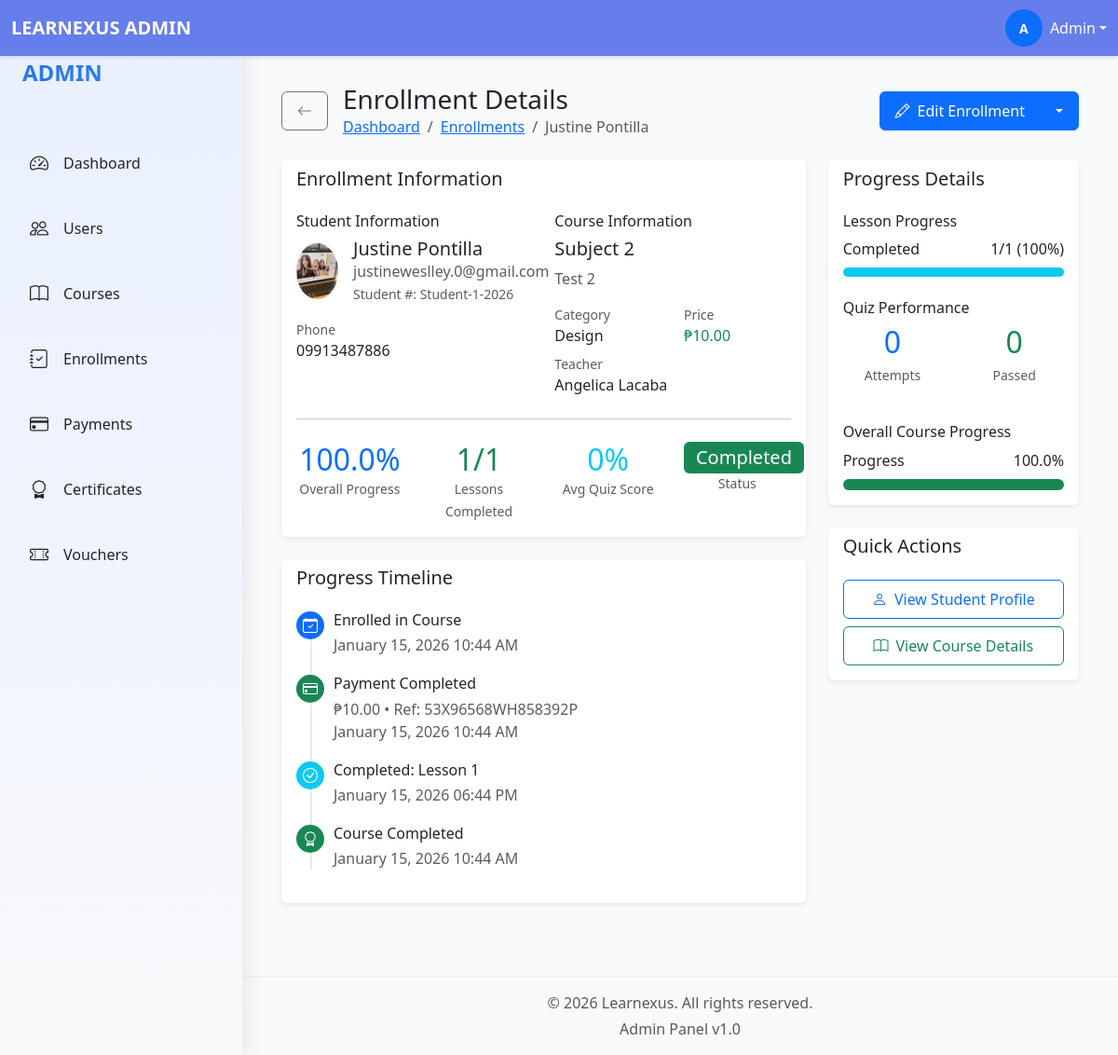
/admin/enrollment_view.php?id=1 (signed in), run on the app's committed database.
### tables this page shows
CREATE TABLE `enrollments` (
  `enrollmentID` int(11) NOT NULL,
  `userID` int(11) NOT NULL,
  `courseID` int(11) NOT NULL,
  `paymentID` int(11) DEFAULT NULL,
  `progressPercentage` decimal(5,2) DEFAULT 0.00,
  `enrolledAt` timestamp NOT NULL DEFAULT current_timestamp(),
  `completedAt` timestamp NULL DEFAULT NULL,
  `status` enum('active','completed','dropped','pending') DEFAULT 'active'
);

CREATE TABLE `users` (
  `userID` int(11) NOT NULL,
  `email` varchar(255) NOT NULL,
  `passwordHash` varchar(255) NOT NULL,
  `firstName` varchar(100) NOT NULL,
  `lastName` varchar(100) NOT NULL,
  `middleInitial` varchar(5) NOT NULL,
  `phone` varchar(20) DEFAULT NULL,
  `avatar` varchar(255) DEFAULT NULL,
  `phoneVerified` tinyint(1) DEFAULT 0,
  `emailVerified` tinyint(1) DEFAULT 0,
  `role` enum('student','instructor','admin') DEFAULT 'student',
  `status` enum('active','inactive','suspended') DEFAULT 'active',
  `createdAt` timestamp NOT NULL DEFAULT current_timestamp(),
  `studentNumber` varchar(50) DEFAULT NULL,
  `teacherNumber` varchar(50) DEFAULT NULL
);

CREATE TABLE `courses` (
  `courseID` int(11) NOT NULL,
  `teacherID` int(11) NOT NULL,
  `title` varchar(255) NOT NULL,
  `description` text DEFAULT NULL,
  `price` decimal(10,2) DEFAULT 0.00,
  `category` varchar(100) DEFAULT NULL,
  `status` enum('draft','published','archived') DEFAULT 'draft',
  `passingScore` int(11) DEFAULT 70,
  `createdAt` timestamp NOT NULL DEFAULT current_timestamp()
);

CREATE TABLE `payments` (
  `paymentID` int(11) NOT NULL,
  `enrollmentID` int(11) NOT NULL,
  `userID` int(11) NOT NULL,
  `courseID` int(11) NOT NULL,
  `amount` decimal(10,2) NOT NULL,
  `transactionReference` varchar(255) DEFAULT NULL,
  `status` enum('pending','completed','failed','refunded') DEFAULT 'pending',
  `paymentDate` timestamp NULL DEFAULT NULL,
  `createdAt` timestamp NOT NULL DEFAULT current_timestamp()
);

CREATE TABLE `lessoncompletion` (
  `id` int(11) NOT NULL,
  `userID` int(11) NOT NULL,
  `lessonID` int(11) NOT NULL,
  `completedAt` datetime DEFAULT current_timestamp()
);

CREATE TABLE `lessons` (
  `lessonID` int(11) NOT NULL,
  `courseID` int(11) NOT NULL,
  `title` varchar(255) NOT NULL,
  `filename` varchar(255) NOT NULL,
  `uploadedAt` timestamp NOT NULL DEFAULT current_timestamp()
);

### admin/enrollment_view.php (the view, shortened to what the rows shown need)
<?php
require_once '../database/db_connect.php';
$enrollmentID = (int)$_GET['id'];
try {
    $stmt = $conn->prepare("
        SELECT
            e.*,
            u.userID,
            u.firstName,
            u.lastName,
            u.email,
            u.phone,
            u.avatar,
            u.studentNumber,
            c.courseID,
            c.title as courseTitle,
            c.description as courseDescription,
            c.price,
            c.category,
            c.passingScore,
            c.teacherID,
            ct.firstName as teacherFirstName,
            ct.lastName as teacherLastName,
            ct.email as teacherEmail,
            p.amount as paidAmount,
            p.transactionReference,
            p.paymentDate,
            p.status as paymentStatus,
            cert.certificateUUID,
            cert.issuedAt as certificateIssuedAt
        FROM enrollments e
        JOIN users u ON e.userID = u.userID
        JOIN courses c ON e.courseID = c.courseID
        JOIN users ct ON c.teacherID = ct.userID
        LEFT JOIN payments p ON e.paymentID = p.paymentID
        LEFT JOIN certificates cert ON e.enrollmentID = cert.enrollmentID
        WHERE e.enrollmentID = ?
    ");
    $stmt->execute([$enrollmentID]);
    $enrollment = $stmt->fetch();
    $stmt = $conn->prepare("
        SELECT qr.*, q.title as quizTitle, q.passingScore
        FROM quizresults qr
        JOIN quizzes q ON qr.quizID = q.quizID
        WHERE qr.enrollmentID = ?
        ORDER BY qr.submittedAt DESC
    ");
    $stmt->execute([$enrollmentID]);
    $quizResults = $stmt->fetchAll(PDO::FETCH_ASSOC);
    $stmt = $conn->prepare("
        SELECT lc.*, l.title as lessonTitle, l.uploadedAt
        FROM lessoncompletion lc
        JOIN lessons l ON lc.lessonID = l.lessonID
        WHERE lc.userID = ? AND l.courseID = ?
        ORDER BY lc.completedAt DESC
    ");
    $stmt->execute([$enrollment['userID'], $enrollment['courseID']]);
    $lessoncompletion = $stmt->fetchAll(PDO::FETCH_ASSOC);
    $stmt = $conn->prepare("SELECT COUNT(*) as totalLessons FROM lessons WHERE courseID = ?");
    $stmt->execute([$enrollment['courseID']]);
    $totalLessons = $stmt->fetchColumn();
    $completedLessons = count($lessoncompletion);
    $avgQuizScore = 0;
    $passedQuizzes = 0;
} catch (PDOException $e) {
    error_log("Enrollment View Error: " . $e->getMessage());
    $_SESSION['error'] = 'Error loading enrollment details';
    header('Location: enrollments.php');
    exit();
}
include 'includes/header.php';
?>
<div class="main-content">
    <div class="container-fluid">
        <div class="d-flex justify-content-between align-items-center mb-4">
            <div class="d-flex align-items-center">
                <div>
                    <h1 class="h3 mb-0">Enrollment Details</h1>
                    <nav aria-label="breadcrumb">
                        <ol class="breadcrumb mb-0">
                            <li class="breadcrumb-item"><a href="dashboard.php">Dashboard</a></li>
                            <li class="breadcrumb-item"><a href="enrollments.php">Enrollments</a></li>
                            <li class="breadcrumb-item active" aria-current="page"><?php echo htmlspecialchars($enrollment['firstName'] . ' ' . $enrollment['lastName']); ?></li>
                        </ol>
                    </nav>
                </div>
            </div>
        </div>
        <div class="row mb-4">
            <div class="col-lg-8">
                <div class="card border-0 shadow-sm mb-4">
                    <div class="card-body">
                        <div class="row">
                            <div class="col-md-6">
                                <div class="d-flex align-items-center mb-3">
                                    <?php if (!empty($enrollment['avatar'])): ?>
                                        <img src="<?php echo htmlspecialchars($enrollment['avatar']); ?>"
                                             class="rounded-circle me-3"
                                             width="60"
                                             height="60"
                                             alt="Avatar">
                                    <?php else: ?>
                                        <div class="avatar-lg bg-primary text-white rounded-circle d-flex align-items-center justify-content-center me-3">
                                            <?php echo strtoupper(substr($enrollment['firstName'], 0, 1)); ?>
                                        </div>
                                    <?php endif; ?>
                                    <div>
                                        <h5 class="mb-0"><?php echo htmlspecialchars($enrollment['firstName'] . ' ' . $enrollment['lastName']); ?></h5>
                                        <p class="text-muted mb-0"><?php echo htmlspecialchars($enrollment['email']); ?></p>
                                        <?php if (!empty($enrollment['studentNumber'])): ?>
                                            <small class="text-muted">Student #: <?php echo htmlspecialchars($enrollment['studentNumber']); ?></small>
                                        <?php endif; ?>
                                    </div>
                                </div>
                                <div class="mb-3">
                                    <small class="text-muted d-block">Phone</small>
                                    <p class="mb-0"><?php echo !empty($enrollment['phone']) ? htmlspecialchars($enrollment['phone']) : 'N/A'; ?></p>
                                </div>
                            </div>
                            <div class="col-md-6">
                                <h6>Course Information</h6>
                                <h5 class="mb-2"><?php echo htmlspecialchars($enrollment['courseTitle']); ?></h5>
                                <p class="text-muted"><?php echo htmlspecialchars(substr($enrollment['courseDescription'], 0, 150)) . (strlen($enrollment['courseDescription']) > 150 ? '...' : ''); ?></p>
                                <div class="row">
                                    <div class="col-6">
                                        <small class="text-muted d-block">Category</small>
                                        <p class="mb-0"><?php echo !empty($enrollment['category']) ? htmlspecialchars($enrollment['category']) : 'N/A'; ?></p>
                                    </div>
                                    <div class="col-6">
                                        <small class="text-muted d-block">Price</small>
                                        <p class="mb-0 text-success">₱<?php echo number_format($enrollment['price'], 2); ?></p>
                                    </div>
                                </div>
                                <div class="mt-2">
                                    <small class="text-muted d-block">Teacher</small>
                                    <p class="mb-0"><?php echo htmlspecialchars($enrollment['teacherFirstName'] . ' ' . $enrollment['teacherLastName']); ?></p>
                                </div>
                            </div>
                        </div>
                        <div class="row">
                            <div class="col-md-3">
                                <div class="text-center">
                                    <h2 class="text-primary mb-0"><?php echo number_format($enrollment['progressPercentage'], 1); ?>%</h2>
                                    <small class="text-muted">Overall Progress</small>
                                </div>
                            </div>
                            <div class="col-md-3">
                                <div class="text-center">
                                    <h2 class="text-success mb-0"><?php echo $completedLessons; ?>/<?php echo $totalLessons; ?></h2>
                                </div>
                            </div>
                            <div class="col-md-3">
                                <div class="text-center">
                                    <h2 class="text-info mb-0"><?php echo $avgQuizScore; ?>%</h2>
                                </div>
                            </div>
                            <div class="col-md-3">
                                <div class="text-center">
                                    <span class="badge bg-<?php
                                        echo $enrollment['status'] === 'completed' ? 'success' :
                                            ($enrollment['status'] === 'active' ? 'primary' :
                                            ($enrollment['status'] === 'dropped' ? 'danger' : 'warning'));
                                    ?> fs-5">
                                        <?php echo ucfirst($enrollment['status']); ?>
                                    </span>
                                    <small class="text-muted d-block">Status</small>
                                </div>
                            </div>
                        </div>
                    </div>
                </div>
                <div class="card border-0 shadow-sm mb-4">
                    <div class="card-body">
                        <div class="timeline">
                            <div class="timeline-item">
                                <div class="timeline-content">
                                    <h6>Enrolled in Course</h6>
                                    <p class="text-muted mb-0">
                                        <?php echo date('F d, Y h:i A', strtotime($enrollment['enrolledAt'])); ?>
                                    </p>
                                </div>
                            </div>
                            <?php if ($enrollment['paymentStatus'] === 'completed'): ?>
                                <div class="timeline-item">
                                    <div class="timeline-icon bg-success">
                                        <i class="bi bi-credit-card text-white"></i>
                                    </div>
                                    <div class="timeline-content">
                                        <h6>Payment Completed</h6>
                                        <p class="text-muted mb-0">
                                            ₱<?php echo number_format($enrollment['paidAmount'], 2); ?> •
                                            Ref: <?php echo htmlspecialchars($enrollment['transactionReference']); ?>
                                            <br>
                                            <?php echo date('F d, Y h:i A', strtotime($enrollment['paymentDate'])); ?>
                                        </p>
                                    </div>
                                </div>
                            <?php endif; ?>
                            <?php foreach ($lessoncompletion as $index => $completion): ?>
                                <?php if ($index < 3):  ?>
                                    <div class="timeline-item">
                                        <div class="timeline-icon bg-info">
                                            <i class="bi bi-check-circle text-white"></i>
                                        </div>
                                        <div class="timeline-content">
                                            <h6>Completed: <?php echo htmlspecialchars($completion['lessonTitle']); ?></h6>
                                            <p class="text-muted mb-0">
                                                <?php echo date('F d, Y h:i A', strtotime($completion['completedAt'])); ?>
                                            </p>
                                        </div>
                                    </div>
                                <?php endif; ?>
                            <?php endforeach; ?>
                            <?php if ($enrollment['status'] === 'completed' && $enrollment['completedAt']): ?>
                                <div class="timeline-item">
                                    <div class="timeline-icon bg-success">
                                        <i class="bi bi-award text-white"></i>
                                    </div>
                                    <div class="timeline-content">
                                        <h6>Course Completed</h6>
                                        <p class="text-muted mb-0">
                                            <?php echo date('F d, Y h:i A', strtotime($enrollment['completedAt'])); ?>
                                        </p>
                                    </div>
                                </div>
                            <?php endif; ?>
                        </div>
                    </div>
                </div>
            </div>
            <div class="col-lg-4">
                <div class="card border-0 shadow-sm mb-4">
                    <div class="card-body">
                        <div class="mb-4">
                            <div class="row text-center">
                                <div class="col-6 mb-3">
                                    <h2 class="text-primary mb-1"><?php echo count($quizResults); ?></h2>
                                </div>
                                <div class="col-6 mb-3">
                                    <h2 class="text-success mb-1"><?php echo $passedQuizzes; ?></h2>
                                </div>
                            </div>
                        </div>
                        <div>
                            <div class="d-flex justify-content-between mb-2">
                                <span>Progress</span>
                                <span><?php echo number_format($enrollment['progressPercentage'], 1); ?>%</span>
                            </div>
                        </div>
                    </div>
                </div>
            </div>
        </div>
    </div>
</div>
<?php include 'includes/footer.php'; ?>

### data on the page
enrollments: userID.lastName "Justine Pontilla", userID.avatar (picture), userID.email "justineweslley.0@gmail.com", userID.studentNumber "Student-1-2026", userID.phone "09913487886", courseID.title "Subject 2", courseID.description "Test 2", courseID.category "Design", courseID.price "10.00", users.firstName+lastName "Angelica Lacaba", progressPercentage "100.0", status "Completed", enrolledAt "January 15, 2026 10:44 AM", paymentID.amount "10.00", paymentID.transactionReference "53X96568WH858392P", paymentID.paymentDate "January 15, 2026 10:44 AM", completedAt "January 15, 2026 10:44 AM"
lessoncompletion: lessonID.title "Lesson 1", completedAt "January 15, 2026 06:44 PM"

### other printed values
substr($_SESSION['first_name'], 0, 1) "A"
$_SESSION['first_name'] "Admin"
$completedLessons "1"
$totalLessons "1"
$avgQuizScore "0"
$lessonProgress "100"
count($quizResults) "0"
$passedQuizzes "0"
